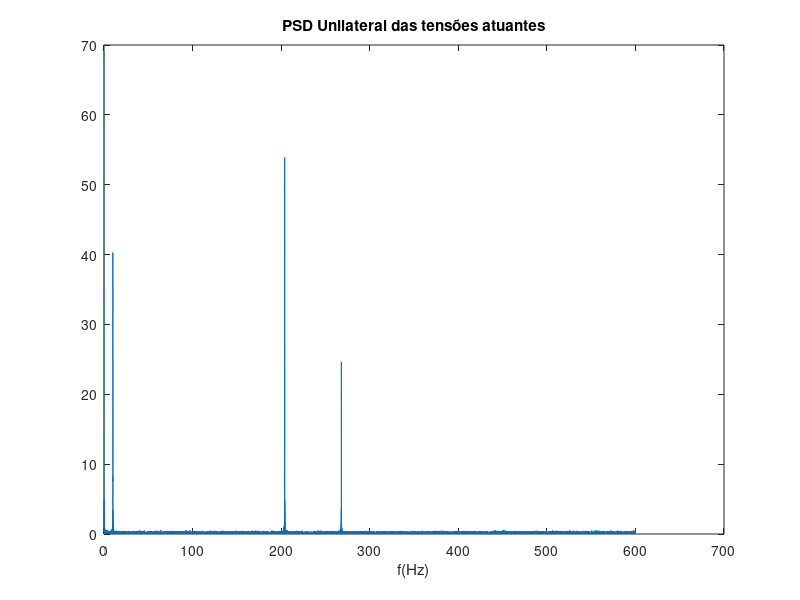

Here is the MATLAB script that generated this plot:

sinal = load("sinal_campo.mat");

Fs = inv(max(sinal.t)/length(sinal.t));  % Sampling frequency
T = 1/Fs;                     % Sample time
L = length(sinal.t);          % Length of signal
t = (0:L-1)*T;                % Time vector

NFFT = 2^nextpow2(L); % Next power of 2 from length of y
Y = fft(sinal.ext,NFFT)/L;
f = Fs/2*linspace(0,1,NFFT/2+1)';
PSD_1sided = 2*abs(Y(1:NFFT/2+1));

figure
plot(f,PSD_1sided);
title('PSD Unilateral das tensões atuantes')
xlabel('f(Hz)')

